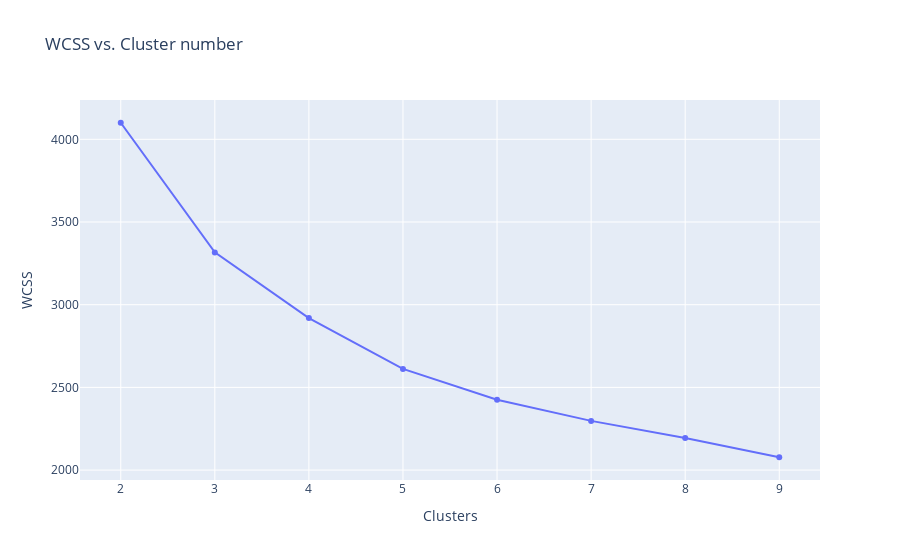

The notebook cell this image was saved under:
### Code cell
wcss = []

for i in range(2, 10):
    kmeans = KMeans(n_clusters = i, init = "k-means++", algorithm="lloyd",
                    max_iter = 500, n_init = 10, random_state = 123)
    kmeans.fit(model_df)
    wcss.append(kmeans.inertia_)
    
fig = go.Figure(data = go.Scatter(x = [2,3,4,5,6,7,8,9,10], y = wcss))


fig.update_layout(title='WCSS vs. Cluster number',
                   xaxis_title='Clusters',
                   yaxis_title='WCSS')
fig.show()

### Figure 1 — Plotly figure (JSON) as saved in the notebook; plotly's stock layout.template omitted (floating-point values rounded to 4 significant figures)
{"data": [{"type": "scatter", "x": [2, 3, 4, 5, 6, 7, 8, 9, 10], "y": [4100.0, 3316.0, 2919.0, 2612.0, 2425.0, 2298.0, 2195.0, 2078.0]}], "layout": {"autosize": true, "title": {"text": "WCSS vs. Cluster number"}, "xaxis": {"autorange": true, "range": [1.55, 9.45], "title": {"text": "Clusters"}, "type": "linear"}, "yaxis": {"autorange": true, "range": [1911.0, 4267.0], "title": {"text": "WCSS"}, "type": "linear"}}}
